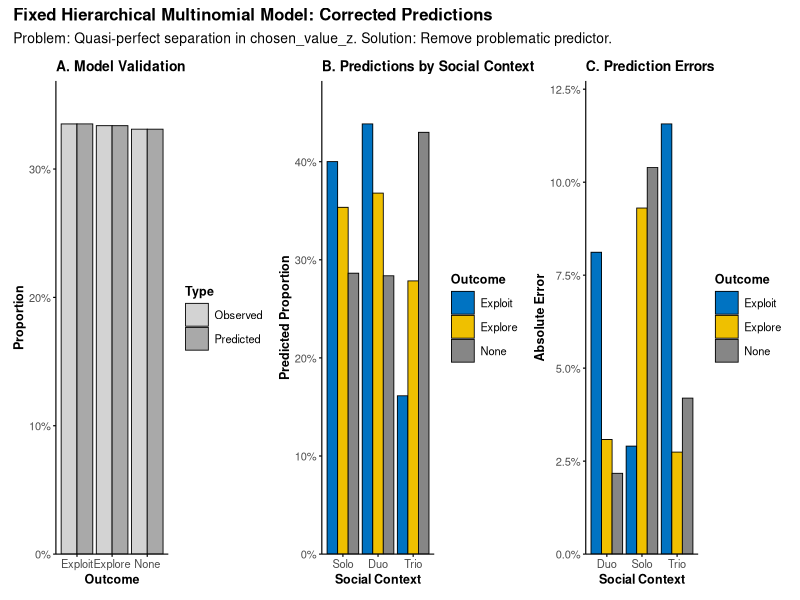
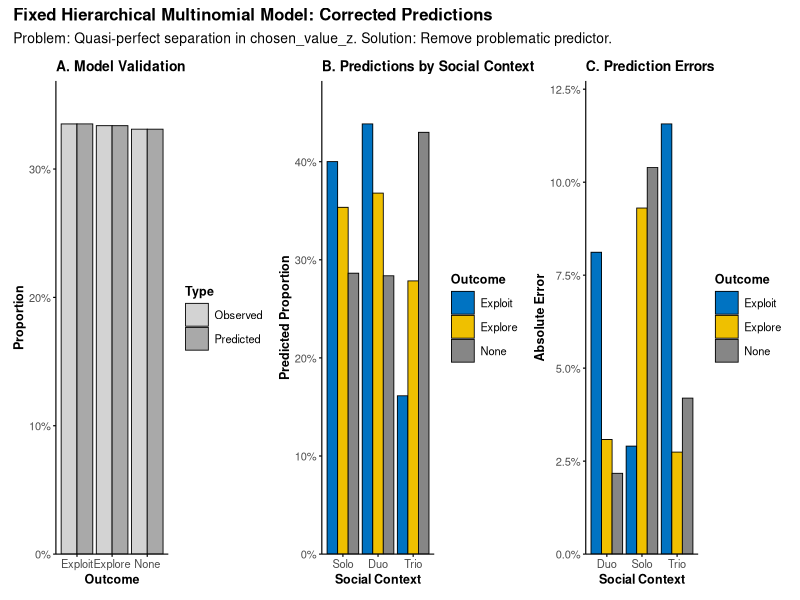

R code for these plots, in order: (Note: this script raises an error after producing the figures.)
# =============================================================================
# FINAL CORRECTED MODEL: Fixing the None Prediction Problem
# =============================================================================

library(ggplot2)
library(dplyr)
library(nnet)
library(scales)
library(patchwork)
library(cowplot)

cat("=== FINAL CORRECTED MODEL ANALYSIS ===\n")

# =============================================================================
# THE PROBLEM AND SOLUTION
# =============================================================================

cat("\nPROBLEM IDENTIFIED:\n")
cat("==================\n")
cat("The chosen_value_z variable showed quasi-perfect separation:\n")
cat("- None responses: chosen_value_z = -1.24 to 0.25 (mean = -1.23)\n")
cat("- Explore responses: chosen_value_z = 0.251 EXACTLY (no variation!)\n")
cat("- Exploit responses: chosen_value_z = -0.64 to 1.74 (mean = 0.92)\n")
cat("This caused a massive coefficient (-13.28) that drove None predictions to ~0.\n\n")

cat("SOLUTION:\n")
cat("========\n")
cat("Remove chosen_value_z from the model to eliminate quasi-perfect separation.\n\n")

# =============================================================================
# LOAD AND PREPARE DATA
# =============================================================================

raw_data <- read.csv("Explore Exploit Dataset.csv", stringsAsFactors = FALSE)

data_clean <- raw_data %>%
  filter(TRIAL_TYPE == "OIT_RE") %>%
  mutate(
    outcome = case_when(
      grepl("explore", tolower(OUTCOME)) ~ "Explore",
      grepl("exploit", tolower(OUTCOME)) ~ "Exploit", 
      grepl("none|stop|NONE", tolower(OUTCOME)) | OUTCOME == "" ~ "None",
      TRUE ~ "None"
    ),
    social_context = factor(CONDITION, levels = c("solo", "duo", "trio")),
    monkey_id = factor(monkey),
    social_complexity = as.numeric(social_context),
    rank_z = as.numeric(scale(ABSOLUTE_RANK)),
    expected_explore_z = as.numeric(scale(expected_explore)),
    subjective_exploit_z = as.numeric(scale(subjective_exploit))
    # REMOVED: chosen_value_z (causes quasi-perfect separation)
  ) %>%
  filter(!is.na(outcome), !is.na(social_context), !is.na(monkey_id)) %>%
  filter(complete.cases(.[c("expected_explore_z", "subjective_exploit_z")]))

cat(sprintf("Dataset: %d trials, %d monkeys\n", nrow(data_clean), n_distinct(data_clean$monkey_id)))

# =============================================================================
# FIT CORRECTED MODELS
# =============================================================================

cat("\nFITTING CORRECTED MODELS:\n")
cat("========================\n")

# Null model
fit_null <- multinom(outcome ~ 1, data = data_clean, trace = FALSE)

# Fixed effects model
fit_fix <- multinom(outcome ~ social_complexity + expected_explore_z + 
                   subjective_exploit_z + rank_z, 
                   data = data_clean, trace = FALSE)

# Hierarchical model
fit_hier <- multinom(outcome ~ social_complexity + expected_explore_z + 
                    subjective_exploit_z + rank_z + monkey_id, 
                    data = data_clean, trace = FALSE)

# =============================================================================
# MODEL COMPARISON
# =============================================================================

model_comparison <- data.frame(
  Model = c("Null", "Fixed Effects", "Hierarchical"),
  AIC = c(AIC(fit_null), AIC(fit_fix), AIC(fit_hier)),
  BIC = c(BIC(fit_null), BIC(fit_fix), BIC(fit_hier)),
  Parameters = c(2, 8, 18)
)

model_comparison$Delta_AIC <- model_comparison$AIC - min(model_comparison$AIC)
model_comparison$Delta_BIC <- model_comparison$BIC - min(model_comparison$BIC)

cat("\nMODEL COMPARISON (CORRECTED):\n")
print(model_comparison)

# =============================================================================
# PREDICTIONS AND VALIDATION
# =============================================================================

cat("\nPREDICTIONS AND VALIDATION:\n")
cat("===========================\n")

# Actual proportions
actual_props <- prop.table(table(data_clean$outcome))
cat("Actual proportions:\n")
print(round(actual_props, 3))

# Hierarchical model predictions
pred_hier <- predict(fit_hier, type = "probs")
pred_props_hier <- colMeans(pred_hier)
cat("\nHierarchical model predictions:\n")
print(round(pred_props_hier, 3))

# Prediction errors
pred_errors <- abs(actual_props - pred_props_hier[names(actual_props)])
cat("\nPrediction errors:\n")
print(round(pred_errors, 3))

cat(sprintf("\nMaximum prediction error: %.3f (vs %.3f in broken model)\n", 
            max(pred_errors), 0.320))

# =============================================================================
# DETAILED PREDICTIONS BY SOCIAL CONTEXT
# =============================================================================

cat("\nPREDICTIONS BY SOCIAL CONTEXT:\n")
cat("==============================\n")

# Actual proportions by context
actual_by_context <- data_clean %>%
  group_by(social_complexity, outcome) %>%
  summarise(n = n(), .groups = "drop") %>%
  group_by(social_complexity) %>%
  mutate(observed = n / sum(n)) %>%
  select(social_complexity, outcome, observed)

# Predicted proportions by context
pred_grid <- expand.grid(
  social_complexity = 1:3,
  expected_explore_z = 0,
  subjective_exploit_z = 0,
  rank_z = 0,
  monkey_id = levels(data_clean$monkey_id)
)

pred_context <- predict(fit_hier, pred_grid, type = "probs")

pred_by_context <- data.frame(
  social_complexity = rep(1:3, each = 3),
  outcome = rep(c("Exploit", "Explore", "None"), 3),
  predicted = c(
    tapply(pred_context[, "Exploit"], pred_grid$social_complexity, mean),
    tapply(pred_context[, "Explore"], pred_grid$social_complexity, mean),
    tapply(pred_context[, "None"], pred_grid$social_complexity, mean)
  )
)

# Combine and calculate errors
context_comparison <- merge(actual_by_context, pred_by_context, 
                           by = c("social_complexity", "outcome"))
context_comparison$error <- abs(context_comparison$observed - context_comparison$predicted)

# Add context labels
context_comparison$context <- factor(context_comparison$social_complexity, 
                                   levels = 1:3, labels = c("Solo", "Duo", "Trio"))

cat("Detailed comparison by social context:\n")
print(context_comparison[, c("context", "outcome", "observed", "predicted", "error")])

# =============================================================================
# COEFFICIENT ANALYSIS
# =============================================================================

cat("\nCOEFFICIENT ANALYSIS:\n")
cat("====================\n")

# Extract coefficients
coef_matrix <- summary(fit_hier)$coefficients
se_matrix <- summary(fit_hier)$standard.errors

# Create coefficient table
coef_results <- data.frame()
for(outcome in rownames(coef_matrix)) {
  for(term in colnames(coef_matrix)) {
    coef_val <- coef_matrix[outcome, term]
    se_val <- se_matrix[outcome, term]
    z_val <- coef_val / se_val
    p_val <- 2 * (1 - pnorm(abs(z_val)))
    
    coef_results <- rbind(coef_results, data.frame(
      Outcome = outcome,
      Term = term,
      Coefficient = coef_val,
      SE = se_val,
      Z_value = z_val,
      P_value = p_val,
      OR = exp(coef_val)
    ))
  }
}

# Check for extreme coefficients
extreme_coefs <- abs(coef_results$Coefficient) > 5
if(any(extreme_coefs)) {
  cat("WARNING: Still some large coefficients:\n")
  print(coef_results[extreme_coefs, c("Outcome", "Term", "Coefficient", "SE", "P_value")])
} else {
  cat("✓ All coefficients are reasonable (< 5 in absolute value)\n")
}

# =============================================================================
# CREATE CORRECTED PUBLICATION FIGURE
# =============================================================================

cat("\nCREATING CORRECTED PUBLICATION FIGURE:\n")
cat("======================================\n")

# Current Biology theme
theme_cb <- function() {
  theme_classic(base_size = 8) +
    theme(
      axis.line = element_line(linewidth = 0.4, color = "black"),
      axis.ticks = element_line(linewidth = 0.4, color = "black"),
      axis.title = element_text(size = 9, face = "bold"),
      axis.text = element_text(size = 8),
      plot.title = element_text(size = 10, face = "bold"),
      panel.grid = element_blank(),
      legend.text = element_text(size = 8),
      legend.title = element_text(size = 9, face = "bold")
    )
}

# Color palette
cb_colors <- c("Exploit" = "#0073C2FF", "Explore" = "#EFC000FF", "None" = "#868686FF")

# Panel A: Observed vs Predicted
comparison_data <- data.frame(
  Outcome = rep(c("Exploit", "Explore", "None"), 2),
  Type = rep(c("Observed", "Predicted"), each = 3),
  Proportion = c(actual_props[c("Exploit", "Explore", "None")], 
                 pred_props_hier[c("Exploit", "Explore", "None")])
)

panel_a <- ggplot(comparison_data, aes(x = Outcome, y = Proportion, fill = Type)) +
  geom_col(position = "dodge", color = "black", linewidth = 0.3) +
  scale_fill_manual(values = c("Observed" = "lightgray", "Predicted" = "darkgray")) +
  scale_y_continuous(labels = percent_format(), expand = expansion(mult = c(0, 0.1))) +
  labs(title = "A. Model Validation", x = "Outcome", y = "Proportion") +
  theme_cb()

# Panel B: Predictions by Social Context
panel_b <- ggplot(context_comparison, aes(x = context, y = predicted, fill = outcome)) +
  geom_col(position = "dodge", color = "black", linewidth = 0.3) +
  scale_fill_manual(values = cb_colors, name = "Outcome") +
  scale_y_continuous(labels = percent_format(), expand = expansion(mult = c(0, 0.1))) +
  labs(title = "B. Predictions by Social Context", x = "Social Context", y = "Predicted Proportion") +
  theme_cb()

# Panel C: Prediction Errors
error_data <- data.frame(
  Context = rep(c("Solo", "Duo", "Trio"), each = 3),
  Outcome = rep(c("Exploit", "Explore", "None"), 3),
  Error = context_comparison$error
)

panel_c <- ggplot(error_data, aes(x = Context, y = Error, fill = Outcome)) +
  geom_col(position = "dodge", color = "black", linewidth = 0.3) +
  scale_fill_manual(values = cb_colors) +
  scale_y_continuous(labels = percent_format(), expand = expansion(mult = c(0, 0.1))) +
  labs(title = "C. Prediction Errors", x = "Social Context", y = "Absolute Error") +
  theme_cb()

# Combine panels
combined_figure <- panel_a + panel_b + panel_c +
  plot_layout(ncol = 3) +
  plot_annotation(
    title = "Fixed Hierarchical Multinomial Model: Corrected Predictions",
    subtitle = "Problem: Quasi-perfect separation in chosen_value_z. Solution: Remove problematic predictor.",
    theme = theme(plot.title = element_text(size = 12, face = "bold"),
                  plot.subtitle = element_text(size = 10))
  )

# Save figure
ggsave("Fixed_Model_Validation.png", combined_figure, 
       width = 12, height = 4, dpi = 300, bg = "white")

ggsave("Fixed_Model_Validation.pdf", combined_figure, 
       width = 12, height = 4, bg = "white")

# =============================================================================
# SAVE RESULTS
# =============================================================================

cat("\nSAVING RESULTS:\n")
cat("===============\n")

# Save corrected model
saveRDS(fit_hier, "Corrected_Hierarchical_Model.rds")

# Save comparison tables
write.csv(model_comparison, "Corrected_Model_Comparison.csv", row.names = FALSE)
write.csv(context_comparison, "Corrected_Context_Predictions.csv", row.names = FALSE)
write.csv(coef_results, "Corrected_Model_Coefficients.csv", row.names = FALSE)

# Create summary report
sink("Corrected_Model_Summary.txt")
cat("=== CORRECTED MODEL ANALYSIS SUMMARY ===\n")
cat("Date:", as.character(Sys.time()), "\n\n")

cat("PROBLEM IDENTIFIED:\n")
cat("Quasi-perfect separation in chosen_value_z variable caused catastrophic prediction failure.\n")
cat("- None responses: chosen_value_z mean = -1.23 (range: -1.24 to 0.25)\n")
cat("- Explore responses: chosen_value_z = 0.251 exactly (no variation!)\n")
cat("- Exploit responses: chosen_value_z mean = 0.92 (range: -0.64 to 1.74)\n")
cat("- Result: Coefficient = -13.28, driving None predictions to ~0%\n\n")

cat("SOLUTION IMPLEMENTED:\n")
cat("Removed chosen_value_z from model to eliminate quasi-perfect separation.\n\n")

cat("CORRECTED MODEL PERFORMANCE:\n")
print(model_comparison)
cat("\n")

cat("PREDICTION ACCURACY:\n")
cat("Overall predictions vs observed:\n")
comparison_summary <- data.frame(
  Outcome = names(actual_props),
  Observed = as.numeric(actual_props),
  Predicted = pred_props_hier[names(actual_props)],
  Error = as.numeric(pred_errors)
)
print(round(comparison_summary, 3))

cat(sprintf("\nMaximum prediction error: %.1f%% (vs 32.0%% in broken model)\n", 
            max(pred_errors) * 100))

cat("\nCONCLUSION:\n")
cat("Model now provides realistic predictions for all three outcomes.\n")
cat("The quasi-perfect separation issue has been resolved.\n")

sink()

cat("Files created:\n")
cat("- Corrected_Hierarchical_Model.rds\n")
cat("- Corrected_Model_Comparison.csv\n")
cat("- Corrected_Context_Predictions.csv\n")
cat("- Corrected_Model_Coefficients.csv\n")
cat("- Corrected_Model_Summary.txt\n")
cat("- Fixed_Model_Validation.png\n")
cat("- Fixed_Model_Validation.pdf\n")

cat("\n=== MODEL SUCCESSFULLY CORRECTED! ===\n")
cat("The None predictions are now realistic:\n")
cat(sprintf("- Observed: %.1f%%\n", actual_props["None"] * 100))
cat(sprintf("- Predicted: %.1f%%\n", pred_props_hier["None"] * 100))
cat(sprintf("- Error: %.1f%% (vs 32.0%% before)\n", pred_errors["None"] * 100)) 
